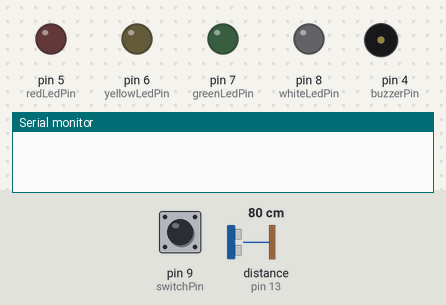
Bench run of a sketch on a simulated Arduino Uno, built with avr-gcc and run on an emulated ATmega328P. Parts: output pins drawn as LEDs (lit = HIGH), buzzer (waves = sounding, pin HIGH), the last lines printed to the serial monitor. The inputs (shaded band) are chosen by the test bench; at power-on: pin 9 (switchPin) HIGH, distance to the obstacle (sensor on pin 13) 80 cm. The echo pulse lasts 58.3 µs per cm; pins used as bus, display or sensor lines are not drawn.

Above: at 1.2 s.
1.3 s: pin 9 (switchPin) pulled LOW for 1 s
At 1.7 s:
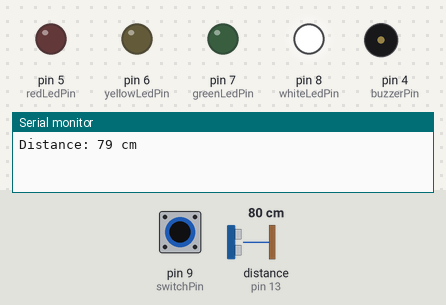
3.8 s: pin 9 (switchPin) pulled LOW for 3.2 s
At 7.6 s:
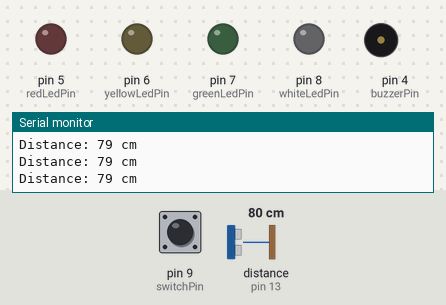
Timing chart, 0 to 9.1 s (numbered marks = the images above; inputs shaded):
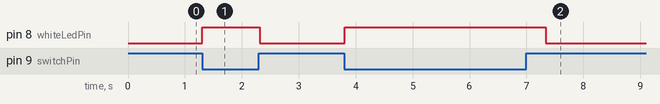

The sketch:

week4_Ultrasonic_Wave.ino
```cpp
// 실습 4주차 2번
// 초음파 센서로 측정한 거리에 따라 능동부저와 LED동작
// 스위치 누르고 있지 않은 상태 -> 출력 x
// 스위치 누르고 있는 상태 -> 시리얼 모니터에 측정 거리 출력
// 1. 20cm 이하 -> 부저 0.1초 간격, 0.1초 동안 울림 / 빨간색 LED동일한 주기로 점등과 소등 반복
// 2. 40cm 이하 -> 부저 0.3초 간격, 0.3초 동안 울림 / 노란색 LED동일한 주기로 점등과 소등 반복
// 3. 60cm 이하 -> 부저 0.5초 간격, 0.5초 동안 울림 / 초록색 LED동일한 주기로 점등과 소등 반복
// 4. 60cm 초과 -> 부저 x / 흰색 LED 지속적으로 점등

const int trigPin = 12; // 초음파
const int echoPin = 13;
const int buzzerPin = 4; // 버저
const int redLedPin = 5; // led 핀 선언
const int yellowLedPin = 6;
const int greenLedPin = 7;
const int whiteLedPin = 8;
const int switchPin = 9; // 버튼

int A = 0;
int switchState = 0;
long duration;
int distance;

void setup()
{
  pinMode(trigPin, OUTPUT); // trig은 OUTPUT, echo는 INPUT 설정
  pinMode(echoPin, INPUT);
  pinMode(buzzerPin, OUTPUT);
  pinMode(redLedPin, OUTPUT);
  pinMode(yellowLedPin, OUTPUT);
  pinMode(greenLedPin, OUTPUT);
  pinMode(whiteLedPin, OUTPUT);
  pinMode(switchPin, INPUT_PULLUP);
  Serial.begin(9600);
}

void loop()
{

  switchState = digitalRead(switchPin);

  if (switchState == 0)
  {
    // 버튼이 눌려진 상태일 때 실행 (한 번 눌렀다고 실행되는 거 x)

    // 측정 거리를 계산
    digitalWrite(trigPin, LOW);  // Trig 핀을 LOW로 설정하여 초기화
    delayMicroseconds(2);        // 2 마이크로초 동안 대기
    digitalWrite(trigPin, HIGH); // Trig 핀을 HIGH로 설정하여 초음파 발사
    delayMicroseconds(10);       // 10 마이크로초 동안 대기
    digitalWrite(trigPin, LOW);  // Trig 핀을 다시 LOW로 설정하여 초음파 발사 완료

    // 초음파 센서에서 받은 반사파를 측정 (Echo 핀에서 HIGH 상태로 유지되는 시간)
    // pulseIn(pin, value)
    duration = pulseIn(echoPin, HIGH);

    // 측정한 duration을 이용하여 거리 distance를 계산 (단위: 센티미터)
    // duration * (음속 340m/s = 0.034cm/us) / 2 (왕복 시간이므로 반으로 나눔)
    distance = duration * 0.034 / 2;

    // 시리얼 모니터에 측정한 거리를 출력
    Serial.print("Distance: ");
    Serial.print(distance);
    Serial.println(" cm");

    // 거리에 따라 부저와 LED를 제어
    if (distance <= 20)
    {
      tone(buzzerPin, 300, 100);
      digitalWrite(redLedPin, HIGH);
      delay(100);
      digitalWrite(buzzerPin, LOW);
      digitalWrite(redLedPin, LOW);
      delay(100);
    }

    else if (distance <= 40)
    {
      tone(buzzerPin, 300, 300);
      digitalWrite(yellowLedPin, HIGH);
      delay(300);
      digitalWrite(buzzerPin, LOW);
      digitalWrite(yellowLedPin, LOW);
      delay(300);
    }

    else if (distance <= 60)
    {
      tone(buzzerPin, 300, 500);
      digitalWrite(greenLedPin, HIGH);
      delay(500);
      digitalWrite(buzzerPin, LOW);
      digitalWrite(greenLedPin, LOW);
      delay(500);
    }

    else if (distance > 60 && switchState == 0)
    {
      digitalWrite(buzzerPin, LOW);
      digitalWrite(whiteLedPin, HIGH);
      delay(500);
    }

    digitalWrite(whiteLedPin, LOW);
  }
}
```

Measured:
- after the input at 1.3 s, pin 8 (whiteLedPin): LOW → HIGH at once, → LOW 1.0 s later
- after the input at 3.8 s, pin 8 (whiteLedPin): LOW → HIGH at once, → LOW 3.5 s later
